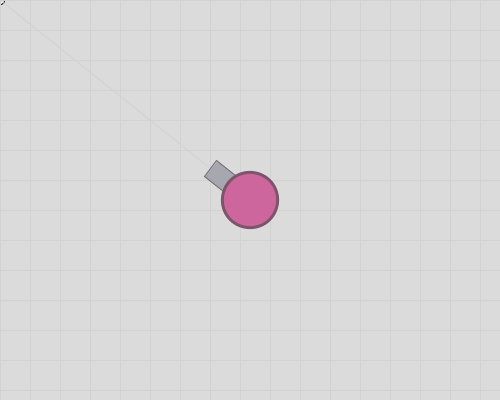
Frame 1 (no input)
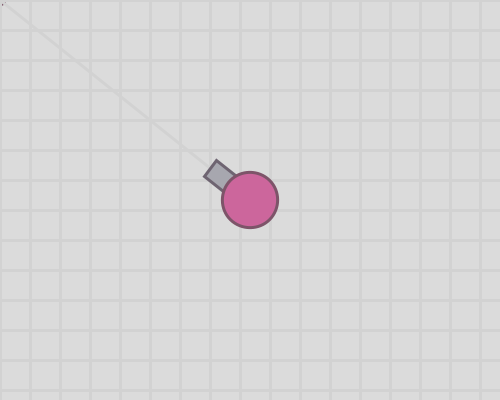
Frame 60 (the mouse pressed at the canvas centre just before this capture)
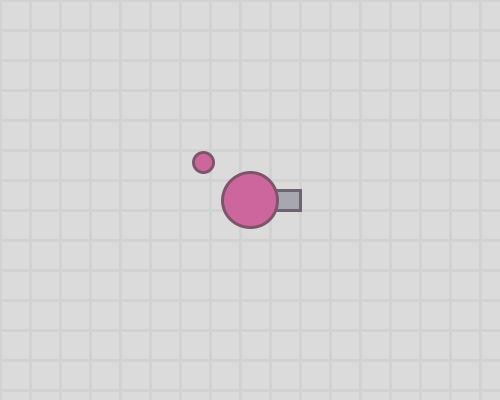
Frame 120 (the mouse held since frame 60 and released just before this capture)

The Processing sketch that drew these frames (run headless with seeded random() and noise(); from frame 60 on, the mouse is pressed at the canvas centre):

// Processing sketch: week07_9_arras09_recycle_bullet_move_right_to_left
// ── week07_9_arras09_recycle_bullet_move_right_to_left.pde
//week07_9_arras09_recycle_bullet_move_right_to_left
void setup(){
  size(500,400);
  
}
void keyPressed(){//按下去時會有速度,放開後速度會變成0
if(keyCode==RIGHT)vx = 1;//x += 1;
  if(keyCode==LEFT)vx = -1;//x -= 1;
  if(keyCode==UP)vy = -1;//y -= 1;
  if(keyCode==DOWN)vy = 1;//y += 1;
}

void keyReleased(){
  if(keyCode==LEFT || keyCode==RIGHT)vx=0;
  if(keyCode==UP || keyCode==DOWN)vy=0;
}

void mousePressed(){
  int i=bulletN;//一開始會有0顆子彈，之後慢慢增加
  bulletX[i]=x;
  bulletY[i]=y;
  bulletVX[i]=cos(angle);
  bulletVY[i]=sin(angle);//子彈的位置和速度
  bulletN++;
  if(bulletN==100){
    for(int k=0;k<50;k++){
      bulletX[k]=bulletX[k+50];
      bulletY[k]=bulletY[k+50];
      bulletVX[k]=bulletVX[k+50];
      bulletVY[k]=bulletVY[k+50];
    }
    bulletN=50;
  }
  println(bulletN);
}


float angle;
int bulletN = 0;
float [] bulletX=new float[100];//致命問題子彈最多只有100發超過會當機
float [] bulletY=new float[100];
float [] bulletVX=new float[100];
float [] bulletVY=new float[100];
float x=250,y=200,vx=0,vy=0;//代表移動速度
void draw(){
  x+=vx;
  y+=vy;
  background(219);//灰底
  translate(-x,-y);//讓全世界都反方向移動
  translate(width/2,height/2);//把0.0移到畫面正中心
  float mx=mouseX+x-width/2,my=mouseY+y-height/2;//換算mx,my的座標
  ellipse(mx,my,8,8);
  stroke(210);//灰底的線

  for(int i=0;i<30;i++){
    line(0,i*30,500,i*30);
    line(i*30,500,i*30,0);
  }
  float dx=mx-x,dy=my-y;//改用mx,my
  float a=atan2(dy,dx);
  angle = a;
  line(x,y,mx,my);//cos()算出x的方向sin()算出y的方向
  pushMatrix();
  mytank(x,y,a);
  popMatrix();
  for(int i=0;i<bulletN;i++){
    bulletX[i] += bulletVX[i];
    bulletY[i] += bulletVY[i];
    ellipse(bulletX[i],bulletY[i],20,20);
  }
  
  
}


void mytank(float x,float y,float a){
  translate(x,y);
  rotate(a);
  
  fill(167,167,175);
  stroke(110,100,113);
  rect(20,-10,30,20);//砲管
  
  fill(204,102,156);
  stroke(125,84,105);
  strokeWeight(3);
  ellipse(0,0,55,55);//圓形本體
  
}
